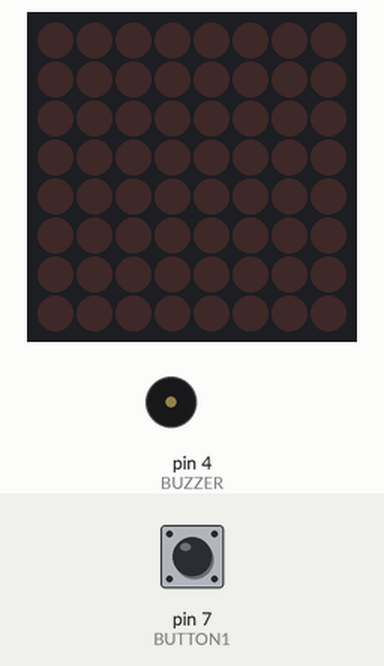
A sketch run on a simulated Arduino Uno, built with avr-gcc and run on an emulated ATmega328P. Parts: 8×8 LED matrix, buzzer (waves = sounding, pin HIGH). The test bench sets the inputs (shaded band); at power-on: pin 7 (BUTTON1) LOW. Random numbers use the default seed unless the sketch sets one.

Above: at 1.2 s.
1.3 s: pin 7 (BUTTON1) pulled HIGH for 0.15 s
At 7.09 s:
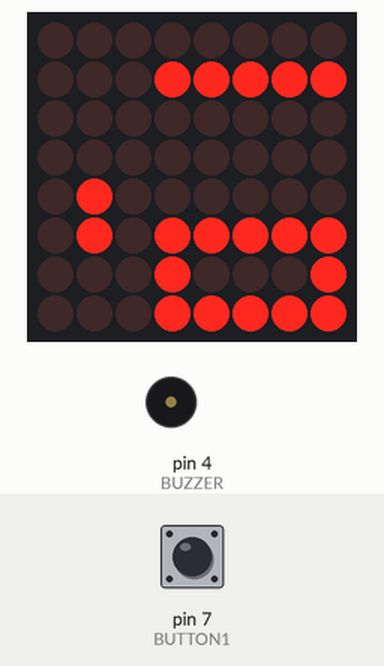
7.3 s: pin 7 (BUTTON1) pulled HIGH for 3.2 s
At 11.97 s:
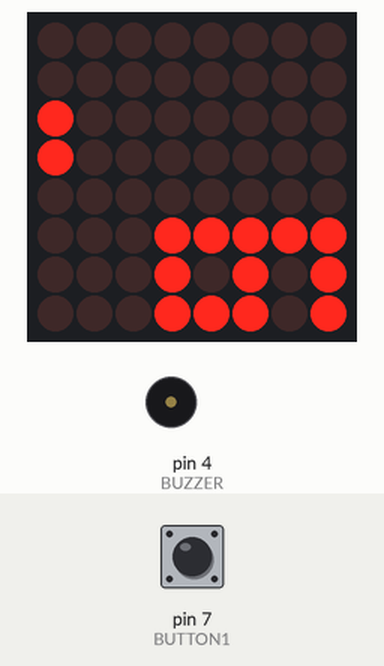
12.0 s: pin 7 (BUTTON1) pulled HIGH for 1 s
At 20.7 s:
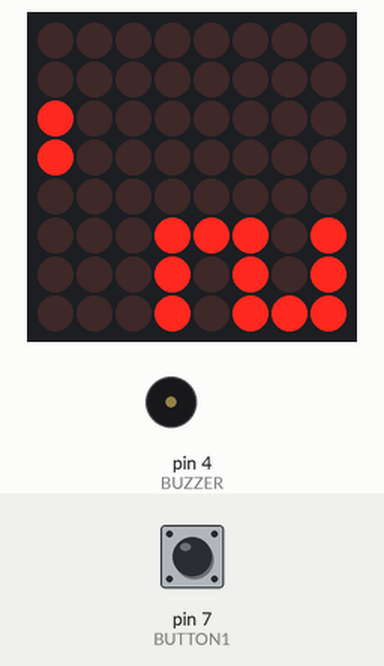
Timing chart, 0 to 21.0 s (numbered marks = the images above; inputs shaded):
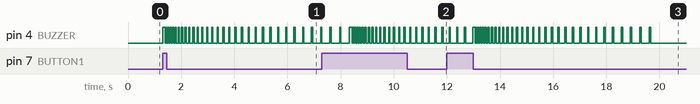

Measured:
- after the input at 1.3 s, pin 4 (BUZZER): LOW → HIGH at once, then repeats every 0.06 s: LOW 0.01 s, HIGH 0.05 s; the display: first changes at once (image 1 shows a later state)

The sketch:

DigDice.ino
```cpp
#include <Arduino.h>
#include <LedControl.h> // MAX7219 controller

#define MX_CLOCK 12     //
#define MX_CS 11        // MAX7219 pinout
#define MX_DIN 10       //

#define BUTTON1 7       // LEGEN...DARY button.
#define BUZZER 4        // Noisy thing

int number;
int basef = 1;

LedControl mx=LedControl(MX_DIN, MX_CLOCK, MX_CS, 1);

void setup() {
    mxConfig();
    randomSeed(analogRead(A0));
    pinMode(BUTTON1, INPUT);
    pinMode(BUZZER, OUTPUT);
}

byte algarism[11][3] = {B11111, B10001, B11111,  // 0
                        B00000, B11111, B00000,  // 1
                        B11101, B10101, B10111,  // 2
                        B10001, B10101, B11111,  // 3
                        B00111, B00100, B11111,  // 4
                        B10111, B10101, B11101,  // 5
                        B11111, B10101, B11101,  // 6
                        B00001, B00001, B11111,  // 7
                        B11111, B10101, B11111,  // 8
                        B10111, B10101, B11111,  // 9
                        B0,     B0,     B0};     // Clear a position

void mxConfig(void) {
  int devices=mx.getDeviceCount();
  for(int matrix=0;matrix<devices;matrix++) {
    mx.shutdown(matrix,false);          // Wake up
    mx.setIntensity(matrix,5);          // set luminosity and
    mx.clearDisplay(matrix);            // clear.
  }
}

void writeNumber(byte pos, byte number) {
    switch(pos) {
        case 1:
            mx.setRow(0, 0, algarism[number][0]);
            mx.setRow(0, 1, algarism[number][1]);
            mx.setRow(0, 2, algarism[number][2]);
            break;
        case 2:
            mx.setRow(0, 5, algarism[number][0]);
            mx.setRow(0, 6, algarism[number][1]);
            mx.setRow(0, 7, algarism[number][2]);
            break;
    }
}

void beep(void) {
    digitalWrite(BUZZER, HIGH);
    delay(50);
    digitalWrite(BUZZER, LOW);
}

void base(void) {
    basef++;
    switch(basef) {
        case 1:
            mx.setColumn(0, 0, 0x30);
            mx.setColumn(0, 1, 0x00);
            break;
        case 2:
            mx.setColumn(0, 0, 0x0c);
            mx.setColumn(0, 1, 0x00);
            break;
        case 3:
            mx.setColumn(0, 0, 0x00);
            mx.setColumn(0, 1, 0x0c);
            break;
        case 4:
            mx.setColumn(0, 0, 0x00);
            mx.setColumn(0, 1, 0x30);
            basef = 0;
            break;
    }
}

void rollTheBones(void) {
    uint8_t rolls = random(18, 36);

    for(int i = 0;i <= rolls;i++) {
        number++;
        switch(number) {
            case 1:
                writeNumber(1, 10);
                writeNumber(2, 1);
                break;
            case 2:
                writeNumber(2, 2);
                break;
            case 3:
                writeNumber(2, 3);
                break;
            case 4:
                writeNumber(2, 4);
                break;
            case 5:
                writeNumber(2, 5);
                break;
            case 6:
                writeNumber(2, 6);
                break;
            case 7:
                writeNumber(2, 7);
                break;
            case 8:
                writeNumber(2, 8);
                break;
            case 9:
                writeNumber(2, 9);
                break;
            case 10:
                writeNumber(1, 1);
                writeNumber(2, 0);
                number = 0;
                break;
        }
        beep();
        base();
        delay(i*10);
    }
}

void loop() {
    if(digitalRead(BUTTON1)) rollTheBones();
}
```
